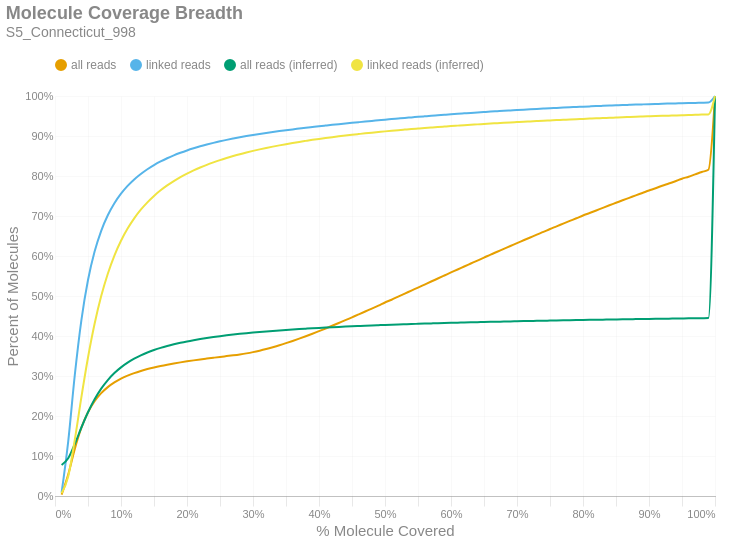

The notebook cell this image was saved under:
### Markdown cell above
### Molecule Read Coverage
This chart shows molecule coverage breadth as computed by the number of bases aligned to that molecule. In other words, "*how much of each unique long molecule is actually sequenced/aligned?*" Keep in mind there is a distinction between sequences and alignments, since some sequences belonging to a particular molecule may not align well and wouldn't appear in the alignment data. This chart also shows molecule coverage breadth as computed by the *inferred fragment* from which the aligned sequences originate. Unlike read coverage, this calculation takes into account the total insert size, including unsequenced gaps between the forward and reverse reads. Like the previous figures, these are cumulative percents.

### Code cell
if SKIPLR:
    print_html(f"Skipped")
else:
    binned_df = consolidated_hist(valids['coverage_bp'], mask, 0.01, True)
    binned_df_inf = consolidated_hist(valids['coverage_inserts'], mask, 0.01, True)
    binned_df = binned_df.with_columns(pl.lit(binned_df_inf['all reads (cumsum)']).alias('all reads (inferred)'))
    binned_df = binned_df.with_columns(pl.lit(binned_df_inf['linked reads (cumsum)']).alias('linked reads (inferred)'))
    binned_df = binned_df.with_columns(
        (pl.col('bin').cast(pl.Float64) + 0.01).alias('right_edge')
    )

    with SafeRender(binned_df):
        (
            density_plot(binned_df, 'Molecule Coverage Breadth', samplename, 'molcov', ['all reads (inferred)','linked reads (inferred)'])
            .encode(
                #x=alt.X('bin:Q', title="% Molecule Covered").axis(format = '%').scale(padding=0),
                x=alt.X('right_edge:Q', title="% Molecule Covered").axis(format='%').scale(padding=0),
                y=alt.Y('value:Q', title='Percent of Molecules')
                    .axis(format='%')
                    .stack(False)
                    .scale(domainMin=0, padding=0),
                color=alt.Color("key:N").scale(domain = ["all reads", "linked reads", "all reads (inferred)", "linked reads (inferred)"]),
                tooltip = [
                    alt.Tooltip("key:N", title = "Data Type"),
                    alt.Tooltip("range_label:N", title="% Molecule Covered"),
                    alt.Tooltip("value:Q", format = ".2%", title="% Molecules")
                ]
            )
        ).display()

### Figure 1 — Vega-Lite specification as saved in the notebook (floating-point values rounded to 4 significant figures)
{"width": "container", "height": 400, "config": {"title": {"anchor": "start", "dy": -15, "fontSize": 18, "color": "#888888", "subtitleColor": "#888888", "subtitleFontSize": 14}, "arc": {"fill": "#0072B2"}, "axis": {"domainColor": "#888888", "domainWidth": 0.5, "gridWidth": 0.2, "grid": false, "titleFontWeight": 400, "titleFontSize": 15, "labelFontSize": 11, "labelColor": "#888888", "tickColor": "#888888", "tickWidth": 0.2, "titleColor": "#888888"}, "axisBand": {"grid": false}, "axisX": {"grid": true, "tickSize": 10, "domainCap": "round"}, "axisY": {"domain": false, "grid": true, "tickSize": 0, "domainCap": "round"}, "background": "transparent", "header": {"labelFontSize": 15, "labelColor": "#888888", "titleFontSize": 15, "titleFontWeight": 600, "titleColor": "#888888"}, "legend": {"labelFont": "sans-serif", "labelFontSize": 12, "labelColor": "#888888", "symbolSize": 100, "symbolType": "circle", "titleFontSize": 12, "titlePadding": 10, "titleColor": "#888888", "title": null, "orient": "top"}, "range": {"category": ["#E69F00", "#56B4E9", "#009E73", "#F0E442", "#0072B2", "#D55E00", "#CC79A7", "#000000"], "diverging": ["#cfe8f3", "#a2d4ec", "#73bfe2", "#46abdb", "#1696d2", "#12719e"]}, "area": {"fill": "#0072B2", "fillOpacity": 0.7, "line": true, "strokeOpacity": 0.7}, "line": {"color": "#0072B2", "stroke": "#0072B2", "strokeWidth": 2}, "trail": {"color": "#0072B2", "stroke": "#0072B2", "strokeWidth": 0, "size": 1}, "point": {"filled": true, "fillOpacity": 1.0, "size": 95}, "text": {"color": "#888888", "fontSize": 11, "align": "right", "fontWeight": 400, "size": 11}, "bar": {"fill": "#0072B2", "stroke": null}, "view": {"stroke": null, "continuousWidth": 660, "continuousHeight": 400}}, "data": {"name": "data-dfdc0733fa3cb534abb887cec8281884"}, "mark": {"type": "line", "interpolate": "monotone", "point": {"opacity": 0, "size": 275}}, "encoding": {"color": {"field": "key", "scale": {"domain": ["all reads", "linked reads", "all reads (inferred)", "linked reads (inferred)"]}, "type": "nominal"}, "tooltip": [{"field": "key", "title": "Data Type", "type": "nominal"}, {"field": "range_label", "title": "% Molecule Covered", "type": "nominal"}, {"field": "value", "format": ".2%", "title": "% Molecules", "type": "quantitative"}], "x": {"axis": {"format": "%"}, "field": "right_edge", "scale": {"padding": 0}, "title": "% Molecule Covered", "type": "quantitative"}, "y": {"axis": {"format": "%"}, "field": "value", "scale": {"domainMin": 0, "padding": 0}, "stack": false, "title": "Percent of Molecules", "type": "quantitative"}}, "params": [{"name": "param_c36ac31b6afebe62", "select": {"type": "point", "fields": ["key"]}, "bind": "legend"}], "title": {"text": "Molecule Coverage Breadth", "subtitle": "S5_Connecticut_998"}, "transform": [{"fold": ["all reads (cumsum)", "linked reads (cumsum)", "all reads (inferred)", "linked reads (inferred)"]}, {"calculate": "replace(datum.key, ' (cumsum)', '')", "as": "key"}, {"filter": {"param": "param_c36ac31b6afebe62"}}], "usermeta": {"embedOptions": {"downloadFileName": "S5_Connecticut_998.molcov"}}, "$schema": "https://vega.github.io/schema/vega-lite/v6.1.0.json", "datasets": {"data-dfdc0733fa3cb534abb887cec8281884": [{"bin": "0.0", "interval": "0.0-0.01", "all reads": 0.003649, "linked reads": 0.008426, "all reads (cumsum)": 0.003649, "linked reads (cumsum)": 0.008426, "range_label": "0.0-0.01", "all reads (inferred)": 0.07737, "linked reads (inferred)": 0.006758, "right_edge": 0.01}, {"bin": "0.01", "interval": "0.01-0.02", "all reads": 0.04978, "linked reads": 0.1274, "all reads (cumsum)": 0.05342, "linked reads (cumsum)": 0.1359, "range_label": "0.01-0.02", "all reads (inferred)": 0.09433, "linked reads (inferred)": 0.04871, "right_edge": 0.02}, {"bin": "0.02", "interval": "0.02-0.03", "all reads": 0.06439, "linked reads": 0.1666, "all reads (cumsum)": 0.1178, "linked reads (cumsum)": 0.3025, "range_label": "0.02-0.03", "all reads (inferred)": 0.1302, "linked reads (inferred)": 0.1409, "right_edge": 0.03}, {"bin": "0.03", "interval": "0.03-0.04", "all reads": 0.05295, "linked reads": 0.1372, "all reads (cumsum)": 0.1708, "linked reads (cumsum)": 0.4397, "range_label": "0.03-0.04", "all reads (inferred)": 0.1712, "linked reads (inferred)": 0.2472, "right_edge": 0.04}, {"bin": "0.04", "interval": "0.04-0.05", "all reads": 0.03864, "linked reads": 0.1001, "all reads (cumsum)": 0.2094, "linked reads (cumsum)": 0.5398, "range_label": "0.04-0.05", "all reads (inferred)": 0.2093, "linked reads (inferred)": 0.3461, "right_edge": 0.05}, {"bin": "0.05", "interval": "0.05-0.06", "all reads": 0.02756, "linked reads": 0.07121, "all reads (cumsum)": 0.237, "linked reads (cumsum)": 0.6111, "range_label": "0.05-0.06", "all reads (inferred)": 0.2417, "linked reads (inferred)": 0.4305, "right_edge": 0.06}, {"bin": "0.06", "interval": "0.06-0.07", "all reads": 0.02015, "linked reads": 0.05199, "all reads (cumsum)": 0.2571, "linked reads (cumsum)": 0.663, "range_label": "0.06-0.07", "all reads (inferred)": 0.2684, "linked reads (inferred)": 0.4998, "right_edge": 0.07}, {"bin": "0.07", "interval": "0.07-0.08", "all reads": 0.01508, "linked reads": 0.03884, "all reads (cumsum)": 0.2722, "linked reads (cumsum)": 0.7019, "range_label": "0.07-0.08", "all reads (inferred)": 0.2899, "linked reads (inferred)": 0.5557, "right_edge": 0.08}, {"bin": "0.08", "interval": "0.08-0.09", "all reads": 0.0117, "linked reads": 0.03005, "all reads (cumsum)": 0.2839, "linked reads (cumsum)": 0.7319, "range_label": "0.08-0.09", "all reads (inferred)": 0.3074, "linked reads (inferred)": 0.6012, "right_edge": 0.09}, {"bin": "0.09", "interval": "0.09-0.1", "all reads": 0.00936, "linked reads": 0.02393, "all reads (cumsum)": 0.2932, "linked reads (cumsum)": 0.7559, "range_label": "0.09-0.1", "all reads (inferred)": 0.3217, "linked reads (inferred)": 0.6382, "right_edge": 0.1}, {"bin": "0.1", "interval": "0.1-0.11", "all reads": 0.007623, "linked reads": 0.01942, "all reads (cumsum)": 0.3009, "linked reads (cumsum)": 0.7753, "range_label": "0.1-0.11", "all reads (inferred)": 0.3334, "linked reads (inferred)": 0.6687, "right_edge": 0.11}, {"bin": "0.11", "interval": "0.11-0.12", "all reads": 0.006366, "linked reads": 0.01618, "all reads (cumsum)": 0.3072, "linked reads (cumsum)": 0.7915, "range_label": "0.11-0.12", "all reads (inferred)": 0.3432, "linked reads (inferred)": 0.6942, "right_edge": 0.12}, {"bin": "0.12", "interval": "0.12-0.13", "all reads": 0.005355, "linked reads": 0.01357, "all reads (cumsum)": 0.3126, "linked reads (cumsum)": 0.805, "range_label": "0.12-0.13", "all reads (inferred)": 0.3515, "linked reads (inferred)": 0.7157, "right_edge": 0.13}, {"bin": "0.13", "interval": "0.13-0.14", "all reads": 0.004716, "linked reads": 0.01191, "all reads (cumsum)": 0.3173, "linked reads (cumsum)": 0.8169, "range_label": "0.13-0.14", "all reads (inferred)": 0.3587, "linked reads (inferred)": 0.7342, "right_edge": 0.14}, {"bin": "0.14", "interval": "0.14-0.15", "all reads": 0.004127, "linked reads": 0.01035, "all reads (cumsum)": 0.3214, "linked reads (cumsum)": 0.8273, "range_label": "0.14-0.15", "all reads (inferred)": 0.3648, "linked reads (inferred)": 0.7501, "right_edge": 0.15}, {"bin": "0.15", "interval": "0.15-0.16", "all reads": 0.00365, "linked reads": 0.009082, "all reads (cumsum)": 0.3251, "linked reads (cumsum)": 0.8364, "range_label": "0.15-0.16", "all reads (inferred)": 0.3703, "linked reads (inferred)": 0.7642, "right_edge": 0.16}, {"bin": "0.16", "interval": "0.16-0.17", "all reads": 0.003274, "linked reads": 0.00802, "all reads (cumsum)": 0.3284, "linked reads (cumsum)": 0.8444, "range_label": "0.16-0.17", "all reads (inferred)": 0.375, "linked reads (inferred)": 0.7765, "right_edge": 0.17}, {"bin": "0.17", "interval": "0.17-0.18", "all reads": 0.002991, "linked reads": 0.007198, "all reads (cumsum)": 0.3313, "linked reads (cumsum)": 0.8516, "range_label": "0.17-0.18", "all reads (inferred)": 0.3792, "linked reads (inferred)": 0.7874, "right_edge": 0.18}, {"bin": "0.18", "interval": "0.18-0.19", "all reads": 0.002739, "linked reads": 0.006437, "all reads (cumsum)": 0.3341, "linked reads (cumsum)": 0.858, "range_label": "0.18-0.19", "all reads (inferred)": 0.383, "linked reads (inferred)": 0.7972, "right_edge": 0.19}, {"bin": "0.19", "interval": "0.19-0.2", "all reads": 0.002564, "linked reads": 0.005874, "all reads (cumsum)": 0.3367, "linked reads (cumsum)": 0.8639, "range_label": "0.19-0.2", "all reads (inferred)": 0.3865, "linked reads (inferred)": 0.806, "right_edge": 0.2}, {"bin": "0.2", "interval": "0.2-0.21", "all reads": 0.002399, "linked reads": 0.005338, "all reads (cumsum)": 0.339, "linked reads (cumsum)": 0.8692, "range_label": "0.2-0.21", "all reads (inferred)": 0.3895, "linked reads (inferred)": 0.8139, "right_edge": 0.21}, {"bin": "0.21", "interval": "0.21-0.22", "all reads": 0.002297, "linked reads": 0.004932, "all reads (cumsum)": 0.3413, "linked reads (cumsum)": 0.8742, "range_label": "0.21-0.22", "all reads (inferred)": 0.3924, "linked reads (inferred)": 0.8212, "right_edge": 0.22}, {"bin": "0.22", "interval": "0.22-0.23", "all reads": 0.002161, "linked reads": 0.004491, "all reads (cumsum)": 0.3435, "linked reads (cumsum)": 0.8787, "range_label": "0.22-0.23", "all reads (inferred)": 0.395, "linked reads (inferred)": 0.8279, "right_edge": 0.23}, {"bin": "0.23", "interval": "0.23-0.24", "all reads": 0.002114, "linked reads": 0.00419, "all reads (cumsum)": 0.3456, "linked reads (cumsum)": 0.8829, "range_label": "0.23-0.24", "all reads (inferred)": 0.3974, "linked reads (inferred)": 0.8341, "right_edge": 0.24}, {"bin": "0.24", "interval": "0.24-0.25", "all reads": 0.002087, "linked reads": 0.00392, "all reads (cumsum)": 0.3477, "linked reads (cumsum)": 0.8868, "range_label": "0.24-0.25", "all reads (inferred)": 0.3996, "linked reads (inferred)": 0.8398, "right_edge": 0.25}, {"bin": "0.25", "interval": "0.25-0.26", "all reads": 0.002004, "linked reads": 0.00357, "all reads (cumsum)": 0.3497, "linked reads (cumsum)": 0.8903, "range_label": "0.25-0.26", "all reads (inferred)": 0.4016, "linked reads (inferred)": 0.845, "right_edge": 0.26}, {"bin": "0.26", "interval": "0.26-0.27", "all reads": 0.002005, "linked reads": 0.003288, "all reads (cumsum)": 0.3517, "linked reads (cumsum)": 0.8936, "range_label": "0.26-0.27", "all reads (inferred)": 0.4035, "linked reads (inferred)": 0.8499, "right_edge": 0.27}, {"bin": "0.27", "interval": "0.27-0.28", "all reads": 0.002224, "linked reads": 0.003154, "all reads (cumsum)": 0.3539, "linked reads (cumsum)": 0.8968, "range_label": "0.27-0.28", "all reads (inferred)": 0.4053, "linked reads (inferred)": 0.8546, "right_edge": 0.28}, {"bin": "0.28", "interval": "0.28-0.29", "all reads": 0.002593, "linked reads": 0.002955, "all reads (cumsum)": 0.3565, "linked reads (cumsum)": 0.8997, "range_label": "0.28-0.29", "all reads (inferred)": 0.407, "linked reads (inferred)": 0.8588, "right_edge": 0.29}, {"bin": "0.29", "interval": "0.29-0.3", "all reads": 0.003109, "linked reads": 0.002771, "all reads (cumsum)": 0.3596, "linked reads (cumsum)": 0.9025, "range_label": "0.29-0.3", "all reads (inferred)": 0.4086, "linked reads (inferred)": 0.8628, "right_edge": 0.3}, {"bin": "0.3", "interval": "0.3-0.31", "all reads": 0.003647, "linked reads": 0.00264, "all reads (cumsum)": 0.3633, "linked reads (cumsum)": 0.9052, "range_label": "0.3-0.31", "all reads (inferred)": 0.41, "linked reads (inferred)": 0.8666, "right_edge": 0.31}, {"bin": "0.31", "interval": "0.31-0.32", "all reads": 0.004105, "linked reads": 0.002496, "all reads (cumsum)": 0.3674, "linked reads (cumsum)": 0.9077, "range_label": "0.31-0.32", "all reads (inferred)": 0.4114, "linked reads (inferred)": 0.8701, "right_edge": 0.32}, {"bin": "0.32", "interval": "0.32-0.33", "all reads": 0.004558, "linked reads": 0.002409, "all reads (cumsum)": 0.372, "linked reads (cumsum)": 0.9101, "range_label": "0.32-0.33", "all reads (inferred)": 0.4127, "linked reads (inferred)": 0.8734, "right_edge": 0.33}, {"bin": "0.33", "interval": "0.33-0.34", "all reads": 0.004865, "linked reads": 0.002239, "all reads (cumsum)": 0.3768, "linked reads (cumsum)": 0.9123, "range_label": "0.33-0.34", "all reads (inferred)": 0.4139, "linked reads (inferred)": 0.8766, "right_edge": 0.34}, {"bin": "0.34", "interval": "0.34-0.35", "all reads": 0.005269, "linked reads": 0.002123, "all reads (cumsum)": 0.3821, "linked reads (cumsum)": 0.9144, "range_label": "0.34-0.35", "all reads (inferred)": 0.4151, "linked reads (inferred)": 0.8796, "right_edge": 0.35}, {"bin": "0.35", "interval": "0.35-0.36", "all reads": 0.005516, "linked reads": 0.002117, "all reads (cumsum)": 0.3876, "linked reads (cumsum)": 0.9165, "range_label": "0.35-0.36", "all reads (inferred)": 0.4162, "linked reads (inferred)": 0.8825, "right_edge": 0.36}, {"bin": "0.36", "interval": "0.36-0.37", "all reads": 0.005766, "linked reads": 0.001988, "all reads (cumsum)": 0.3934, "linked reads (cumsum)": 0.9185, "range_label": "0.36-0.37", "all reads (inferred)": 0.4173, "linked reads (inferred)": 0.8852, "right_edge": 0.37}, {"bin": "0.37", "interval": "0.37-0.38", "all reads": 0.006086, "linked reads": 0.001993, "all reads (cumsum)": 0.3995, "linked reads (cumsum)": 0.9205, "range_label": "0.37-0.38", "all reads (inferred)": 0.4183, "linked reads (inferred)": 0.8878, "right_edge": 0.38}, {"bin": "0.38", "interval": "0.38-0.39", "all reads": 0.006263, "linked reads": 0.001896, "all reads (cumsum)": 0.4057, "linked reads (cumsum)": 0.9224, "range_label": "0.38-0.39", "all reads (inferred)": 0.4193, "linked reads (inferred)": 0.8903, "right_edge": 0.39}, {"bin": "0.39", "interval": "0.39-0.4", "all reads": 0.006553, "linked reads": 0.001886, "all reads (cumsum)": 0.4123, "linked reads (cumsum)": 0.9243, "range_label": "0.39-0.4", "all reads (inferred)": 0.4202, "linked reads (inferred)": 0.8927, "right_edge": 0.4}, {"bin": "0.4", "interval": "0.4-0.41", "all reads": 0.006496, "linked reads": 0.001792, "all reads (cumsum)": 0.4188, "linked reads (cumsum)": 0.9261, "range_label": "0.4-0.41", "all reads (inferred)": 0.4211, "linked reads (inferred)": 0.895, "right_edge": 0.41}, {"bin": "0.41", "interval": "0.41-0.42", "all reads": 0.006791, "linked reads": 0.001768, "all reads (cumsum)": 0.4256, "linked reads (cumsum)": 0.9279, "range_label": "0.41-0.42", "all reads (inferred)": 0.422, "linked reads (inferred)": 0.8971, "right_edge": 0.42}, {"bin": "0.42", "interval": "0.42-0.43", "all reads": 0.006968, "linked reads": 0.001705, "all reads (cumsum)": 0.4325, "linked reads (cumsum)": 0.9296, "range_label": "0.42-0.43", "all reads (inferred)": 0.4228, "linked reads (inferred)": 0.8992, "right_edge": 0.43}, {"bin": "0.43", "interval": "0.43-0.44", "all reads": 0.00699, "linked reads": 0.00167, "all reads (cumsum)": 0.4395, "linked reads (cumsum)": 0.9312, "range_label": "0.43-0.44", "all reads (inferred)": 0.4235, "linked reads (inferred)": 0.9012, "right_edge": 0.44}, {"bin": "0.44", "interval": "0.44-0.45", "all reads": 0.007203, "linked reads": 0.001648, "all reads (cumsum)": 0.4467, "linked reads (cumsum)": 0.9329, "range_label": "0.44-0.45", "all reads (inferred)": 0.4243, "linked reads (inferred)": 0.9031, "right_edge": 0.45}, {"bin": "0.45", "interval": "0.45-0.46", "all reads": 0.007195, "linked reads": 0.001627, "all reads (cumsum)": 0.4539, "linked reads (cumsum)": 0.9345, "range_label": "0.45-0.46", "all reads (inferred)": 0.425, "linked reads (inferred)": 0.9049, "right_edge": 0.46}, {"bin": "0.46", "interval": "0.46-0.47", "all reads": 0.007276, "linked reads": 0.001609, "all reads (cumsum)": 0.4612, "linked reads (cumsum)": 0.9361, "range_label": "0.46-0.47", "all reads (inferred)": 0.4257, "linked reads (inferred)": 0.9067, "right_edge": 0.47}, {"bin": "0.47", "interval": "0.47-0.48", "all reads": 0.007446, "linked reads": 0.001572, "all reads (cumsum)": 0.4686, "linked reads (cumsum)": 0.9377, "range_label": "0.47-0.48", "all reads (inferred)": 0.4264, "linked reads (inferred)": 0.9084, "right_edge": 0.48}, {"bin": "0.48", "interval": "0.48-0.49", "all reads": 0.007164, "linked reads": 0.001519, "all reads (cumsum)": 0.4758, "linked reads (cumsum)": 0.9392, "range_label": "0.48-0.49", "all reads (inferred)": 0.427, "linked reads (inferred)": 0.91, "right_edge": 0.49}, {"bin": "0.49", "interval": "0.49-0.5", "all reads": 0.008014, "linked reads": 0.001557, "all reads (cumsum)": 0.4838, "linked reads (cumsum)": 0.9408, "range_label": "0.49-0.5", "all reads (inferred)": 0.4276, "linked reads (inferred)": 0.9116, "right_edge": 0.5}, {"bin": "0.5", "interval": "0.5-0.51", "all reads": 0.006883, "linked reads": 0.001455, "all reads (cumsum)": 0.4907, "linked reads (cumsum)": 0.9422, "range_label": "0.5-0.51", "all reads (inferred)": 0.4282, "linked reads (inferred)": 0.9131, "right_edge": 0.51}, {"bin": "0.51", "interval": "0.51-0.52", "all reads": 0.007818, "linked reads": 0.001477, "all reads (cumsum)": 0.4985, "linked reads (cumsum)": 0.9437, "range_label": "0.51-0.52", "all reads (inferred)": 0.4288, "linked reads (inferred)": 0.9146, "right_edge": 0.52}, {"bin": "0.52", "interval": "0.52-0.53", "all reads": 0.007449, "linked reads": 0.001468, "all reads (cumsum)": 0.506, "linked reads (cumsum)": 0.9452, "range_label": "0.52-0.53", "all reads (inferred)": 0.4294, "linked reads (inferred)": 0.916, "right_edge": 0.53}, {"bin": "0.53", "interval": "0.53-0.54", "all reads": 0.007575, "linked reads": 0.001339, "all reads (cumsum)": 0.5135, "linked reads (cumsum)": 0.9465, "range_label": "0.53-0.54", "all reads (inferred)": 0.4299, "linked reads (inferred)": 0.9174, "right_edge": 0.54}, {"bin": "0.54", "interval": "0.54-0.55", "all reads": 0.007482, "linked reads": 0.001378, "all reads (cumsum)": 0.521, "linked reads (cumsum)": 0.9479, "range_label": "0.54-0.55", "all reads (inferred)": 0.4305, "linked reads (inferred)": 0.9187, "right_edge": 0.55}, {"bin": "0.55", "interval": "0.55-0.56", "all reads": 0.007622, "linked reads": 0.001348, "all reads (cumsum)": 0.5286, "linked reads (cumsum)": 0.9492, "range_label": "0.55-0.56", "all reads (inferred)": 0.431, "linked reads (inferred)": 0.92, "right_edge": 0.56}, {"bin": "0.56", "interval": "0.56-0.57", "all reads": 0.007612, "linked reads": 0.001335, "all reads (cumsum)": 0.5363, "linked reads (cumsum)": 0.9506, "range_label": "0.56-0.57", "all reads (inferred)": 0.4315, "linked reads (inferred)": 0.9213, "right_edge": 0.57}, {"bin": "0.57", "interval": "0.57-0.58", "all reads": 0.007406, "linked reads": 0.001235, "all reads (cumsum)": 0.5437, "linked reads (cumsum)": 0.9518, "range_label": "0.57-0.58", "all reads (inferred)": 0.432, "linked reads (inferred)": 0.9225, "right_edge": 0.58}, {"bin": "0.58", "interval": "0.58-0.59", "all reads": 0.007576, "linked reads": 0.001256, "all reads (cumsum)": 0.5512, "linked reads (cumsum)": 0.9531, "range_label": "0.58-0.59", "all reads (inferred)": 0.4324, "linked reads (inferred)": 0.9237, "right_edge": 0.59}, {"bin": "0.59", "interval": "0.59-0.6", "all reads": 0.007638, "linked reads": 0.00124, "all reads (cumsum)": 0.5589, "linked reads (cumsum)": 0.9543, "range_label": "0.59-0.6", "all reads (inferred)": 0.4329, "linked reads (inferred)": 0.9248, "right_edge": 0.6}, {"bin": "0.6", "interval": "0.6-0.61", "all reads": 0.007304, "linked reads": 0.001168, "all reads (cumsum)": 0.5662, "linked reads (cumsum)": 0.9555, "range_label": "0.6-0.61", "all reads (inferred)": 0.4333, "linked reads (inferred)": 0.9259, "right_edge": 0.61}, {"bin": "0.61", "interval": "0.61-0.62", "all reads": 0.007579, "linked reads": 0.001128, "all reads (cumsum)": 0.5738, "linked reads (cumsum)": 0.9566, "range_label": "0.61-0.62", "all reads (inferred)": 0.4338, "linked reads (inferred)": 0.927, "right_edge": 0.62}, {"bin": "0.62", "interval": "0.62-0.63", "all reads": 0.007419, "linked reads": 0.001124, "all reads (cumsum)": 0.5812, "linked reads (cumsum)": 0.9577, "range_label": "0.62-0.63", "all reads (inferred)": 0.4342, "linked reads (inferred)": 0.9281, "right_edge": 0.63}, {"bin": "0.63", "interval": "0.63-0.64", "all reads": 0.00743, "linked reads": 0.001092, "all reads (cumsum)": 0.5886, "linked reads (cumsum)": 0.9588, "range_label": "0.63-0.64", "all reads (inferred)": 0.4346, "linked reads (inferred)": 0.9291, "right_edge": 0.64}, {"bin": "0.64", "interval": "0.64-0.65", "all reads": 0.007337, "linked reads": 0.001079, "all reads (cumsum)": 0.5959, "linked reads (cumsum)": 0.9599, "range_label": "0.64-0.65", "all reads (inferred)": 0.435, "linked reads (inferred)": 0.9301, "right_edge": 0.65}, {"bin": "0.65", "interval": "0.65-0.66", "all reads": 0.007561, "linked reads": 0.00107, "all reads (cumsum)": 0.6035, "linked reads (cumsum)": 0.961, "range_label": "0.65-0.66", "all reads (inferred)": 0.4354, "linked reads (inferred)": 0.9311, "right_edge": 0.66}, {"bin": "0.66", "interval": "0.66-0.67", "all reads": 0.007108, "linked reads": 0.001011, "all reads (cumsum)": 0.6106, "linked reads (cumsum)": 0.962, "range_label": "0.66-0.67", "all reads (inferred)": 0.4358, "linked reads (inferred)": 0.932, "right_edge": 0.67}, {"bin": "0.67", "interval": "0.67-0.68", "all reads": 0.00733, "linked reads": 0.001011, "all reads (cumsum)": 0.6179, "linked reads (cumsum)": 0.963, "range_label": "0.67-0.68", "all reads (inferred)": 0.4361, "linked reads (inferred)": 0.933, "right_edge": 0.68}, {"bin": "0.68", "interval": "0.68-0.69", "all reads": 0.007055, "linked reads": 0.0009559, "all reads (cumsum)": 0.625, "linked reads (cumsum)": 0.9639, "range_label": "0.68-0.69", "all reads (inferred)": 0.4365, "linked reads (inferred)": 0.9339, "right_edge": 0.69}, {"bin": "0.69", "interval": "0.69-0.7", "all reads": 0.00728, "linked reads": 0.0009603, "all reads (cumsum)": 0.6323, "linked reads (cumsum)": 0.9649, "range_label": "0.69-0.7", "all reads (inferred)": 0.4369, "linked reads (inferred)": 0.9348, "right_edge": 0.7}, {"bin": "0.7", "interval": "0.7-0.71", "all reads": 0.007004, "linked reads": 0.0009516, "all reads (cumsum)": 0.6393, "linked reads (cumsum)": 0.9659, "range_label": "0.7-0.71", "all reads (inferred)": 0.4372, "linked reads (inferred)": 0.9357, "right_edge": 0.71}, {"bin": "0.71", "interval": "0.71-0.72", "all reads": 0.007044, "linked reads": 0.000926, "all reads (cumsum)": 0.6463, "linked reads (cumsum)": 0.9668, "range_label": "0.71-0.72", "all reads (inferred)": 0.4376, "linked reads (inferred)": 0.9365, "right_edge": 0.72}, {"bin": "0.72", "interval": "0.72-0.73", "all reads": 0.007105, "linked reads": 0.0009049, "all reads (cumsum)": 0.6534, "linked reads (cumsum)": 0.9677, "range_label": "0.72-0.73", "all reads (inferred)": 0.4379, "linked reads (inferred)": 0.9373, "right_edge": 0.73}, {"bin": "0.73", "interval": "0.73-0.74", "all reads": 0.006849, "linked reads": 0.0008857, "all reads (cumsum)": 0.6603, "linked reads (cumsum)": 0.9686, "range_label": "0.73-0.74", "all reads (inferred)": 0.4382, "linked reads (inferred)": 0.9382, "right_edge": 0.74}, {"bin": "0.74", "interval": "0.74-0.75", "all reads": 0.007208, "linked reads": 0.0008656, "all reads (cumsum)": 0.6675, "linked reads (cumsum)": 0.9694, "range_label": "0.74-0.75", "all reads (inferred)": 0.4385, "linked reads (inferred)": 0.939, "right_edge": 0.75}, {"bin": "0.75", "interval": "0.75-0.76", "all reads": 0.006636, "linked reads": 0.0007812, "all reads (cumsum)": 0.6741, "linked reads (cumsum)": 0.9702, "range_label": "0.75-0.76", "all reads (inferred)": 0.4389, "linked reads (inferred)": 0.9397, "right_edge": 0.76}, {"bin": "0.76", "interval": "0.76-0.77", "all reads": 0.006793, "linked reads": 0.0008188, "all reads (cumsum)": 0.6809, "linked reads (cumsum)": 0.971, "range_label": "0.76-0.77", "all reads (inferred)": 0.4392, "linked reads (inferred)": 0.9405, "right_edge": 0.77}, {"bin": "0.77", "interval": "0.77-0.78", "all reads": 0.00673, "linked reads": 0.0007721, "all reads (cumsum)": 0.6876, "linked reads (cumsum)": 0.9718, "range_label": "0.77-0.78", "all reads (inferred)": 0.4395, "linked reads (inferred)": 0.9413, "right_edge": 0.78}, {"bin": "0.78", "interval": "0.78-0.79", "all reads": 0.006651, "linked reads": 0.0007365, "all reads (cumsum)": 0.6943, "linked reads (cumsum)": 0.9725, "range_label": "0.78-0.79", "all reads (inferred)": 0.4398, "linked reads (inferred)": 0.942, "right_edge": 0.79}, {"bin": "0.79", "interval": "0.79-0.8", "all reads": 0.006912, "linked reads": 0.0007701, "all reads (cumsum)": 0.7012, "linked reads (cumsum)": 0.9733, "range_label": "0.79-0.8", "all reads (inferred)": 0.4401, "linked reads (inferred)": 0.9428, "right_edge": 0.8}, {"bin": "0.8", "interval": "0.8-0.81", "all reads": 0.006245, "linked reads": 0.0007187, "all reads (cumsum)": 0.7075, "linked reads (cumsum)": 0.974, "range_label": "0.8-0.81", "all reads (inferred)": 0.4404, "linked reads (inferred)": 0.9435, "right_edge": 0.81}, {"bin": "0.81", "interval": "0.81-0.82", "all reads": 0.006423, "linked reads": 0.0007053, "all reads (cumsum)": 0.7139, "linked reads (cumsum)": 0.9747, "range_label": "0.81-0.82", "all reads (inferred)": 0.4407, "linked reads (inferred)": 0.9442, "right_edge": 0.82}, {"bin": "0.82", "interval": "0.82-0.83", "all reads": 0.006514, "linked reads": 0.0006613, "all reads (cumsum)": 0.7204, "linked reads (cumsum)": 0.9754, "range_label": "0.82-0.83", "all reads (inferred)": 0.4409, "linked reads (inferred)": 0.9448, "right_edge": 0.83}, {"bin": "0.83", "interval": "0.83-0.84", "all reads": 0.006429, "linked reads": 0.0006445, "all reads (cumsum)": 0.7268, "linked reads (cumsum)": 0.976, "range_label": "0.83-0.84", "all reads (inferred)": 0.4412, "linked reads (inferred)": 0.9455, "right_edge": 0.84}, {"bin": "0.84", "interval": "0.84-0.85", "all reads": 0.00622, "linked reads": 0.000625, "all reads (cumsum)": 0.733, "linked reads (cumsum)": 0.9767, "range_label": "0.84-0.85", "all reads (inferred)": 0.4415, "linked reads (inferred)": 0.9462, "right_edge": 0.85}, {"bin": "0.85", "interval": "0.85-0.86", "all reads": 0.006294, "linked reads": 0.0006441, "all reads (cumsum)": 0.7393, "linked reads (cumsum)": 0.9773, "range_label": "0.85-0.86", "all reads (inferred)": 0.4417, "linked reads (inferred)": 0.9468, "right_edge": 0.86}, {"bin": "0.86", "interval": "0.86-0.87", "all reads": 0.006111, "linked reads": 0.0005806, "all reads (cumsum)": 0.7454, "linked reads (cumsum)": 0.9779, "range_label": "0.86-0.87", "all reads (inferred)": 0.442, "linked reads (inferred)": 0.9474, "right_edge": 0.87}, {"bin": "0.87", "interval": "0.87-0.88", "all reads": 0.006184, "linked reads": 0.0005863, "all reads (cumsum)": 0.7516, "linked reads (cumsum)": 0.9785, "range_label": "0.87-0.88", "all reads (inferred)": 0.4422, "linked reads (inferred)": 0.9481, "right_edge": 0.88}, {"bin": "0.88", "interval": "0.88-0.89", "all reads": 0.005991, "linked reads": 0.0005665, "all reads (cumsum)": 0.7576, "linked reads (cumsum)": 0.979, "range_label": "0.88-0.89", "all reads (inferred)": 0.4425, "linked reads (inferred)": 0.9486, "right_edge": 0.89}, {"bin": "0.89", "interval": "0.89-0.9", "all reads": 0.006097, "linked reads": 0.0005359, "all reads (cumsum)": 0.7637, "linked reads (cumsum)": 0.9796, "range_label": "0.89-0.9", "all reads (inferred)": 0.4427, "linked reads (inferred)": 0.9492, "right_edge": 0.9}, {"bin": "0.9", "interval": "0.9-0.91", "all reads": 0.005632, "linked reads": 0.000501, "all reads (cumsum)": 0.7694, "linked reads (cumsum)": 0.9801, "range_label": "0.9-0.91", "all reads (inferred)": 0.443, "linked reads (inferred)": 0.9498, "right_edge": 0.91}, {"bin": "0.91", "interval": "0.91-0.92", "all reads": 0.006354, "linked reads": 0.0005084, "all reads (cumsum)": 0.7757, "linked reads (cumsum)": 0.9806, "range_label": "0.91-0.92", "all reads (inferred)": 0.4432, "linked reads (inferred)": 0.9504, "right_edge": 0.92}, {"bin": "0.92", "interval": "0.92-0.93", "all reads": 0.005381, "linked reads": 0.0004697, "all reads (cumsum)": 0.7811, "linked reads (cumsum)": 0.9811, "range_label": "0.92-0.93", "all reads (inferred)": 0.4434, "linked reads (inferred)": 0.9509, "right_edge": 0.93}, {"bin": "0.93", "interval": "0.93-0.94", "all reads": 0.005841, "linked reads": 0.0004462, "all reads (cumsum)": 0.7869, "linked reads (cumsum)": 0.9815, "range_label": "0.93-0.94", "all reads (inferred)": 0.4437, "linked reads (inferred)": 0.9514, "right_edge": 0.94}, {"bin": "0.94", "interval": "0.94-0.95", "all reads": 0.00624, "linked reads": 0.0004563, "all reads (cumsum)": 0.7932, "linked reads (cumsum)": 0.982, "range_label": "0.94-0.95", "all reads (inferred)": 0.4439, "linked reads (inferred)": 0.952, "right_edge": 0.95}, {"bin": "0.95", "interval": "0.95-0.96", "all reads": 0.005063, "linked reads": 0.0004103, "all reads (cumsum)": 0.7982, "linked reads (cumsum)": 0.9824, "range_label": "0.95-0.96", "all reads (inferred)": 0.4441, "linked reads (inferred)": 0.9525, "right_edge": 0.96}, {"bin": "0.96", "interval": "0.96-0.97", "all reads": 0.005877, "linked reads": 0.0003972, "all reads (cumsum)": 0.8041, "linked reads (cumsum)": 0.9828, "range_label": "0.96-0.97", "all reads (inferred)": 0.4443, "linked reads (inferred)": 0.953, "right_edge": 0.97}, {"bin": "0.97", "interval": "0.97-0.98", "all reads": 0.00591, "linked reads": 0.0003693, "all reads (cumsum)": 0.81, "linked reads (cumsum)": 0.9831, "range_label": "0.97-0.98", "all reads (inferred)": 0.4446, "linked reads (inferred)": 0.9535, "right_edge": 0.98}, {"bin": "0.98", "interval": "0.98-0.99", "all reads": 0.005551, "linked reads": 0.0004022, "all reads (cumsum)": 0.8156, "linked reads (cumsum)": 0.9835, "range_label": "0.98-0.99", "all reads (inferred)": 0.4448, "linked reads (inferred)": 0.954, "right_edge": 0.99}, {"bin": "0.99", "interval": "0.99-1.0", "all reads": 0.1844, "linked reads": 0.01646, "all reads (cumsum)": 1.0, "linked reads (cumsum)": 1.0, "range_label": "0.99-1.0", "all reads (inferred)": 1.0, "linked reads (inferred)": 1.0, "right_edge": 1.0}]}}
